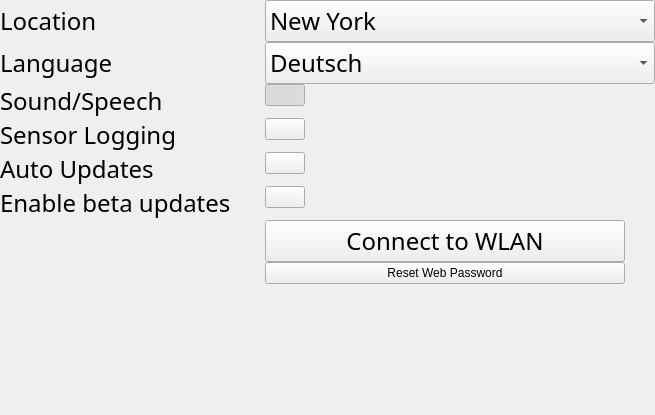
             <widget class="QWidget" name="general_scroll_widgets">
              <property name="geometry">
               <rect>
                <x>0</x>
                <y>0</y>
                <width>655</width>
                <height>415</height>
               </rect>
              </property>
              <layout class="QVBoxLayout" name="verticalLayout_3">
               <property name="spacing">
                <number>0</number>
               </property>
               <property name="leftMargin">
                <number>0</number>
               </property>
               <property name="topMargin">
                <number>0</number>
               </property>
               <property name="rightMargin">
                <number>0</number>
               </property>
               <property name="bottomMargin">
                <number>0</number>
               </property>
               <item>
                <layout class="QFormLayout" name="general_layout">
                 <property name="sizeConstraint">
                  <enum>QLayout::SetDefaultConstraint</enum>
                 </property>
                 <property name="fieldGrowthPolicy">
                  <enum>QFormLayout::AllNonFixedFieldsGrow</enum>
                 </property>
                 <property name="rowWrapPolicy">
                  <enum>QFormLayout::WrapLongRows</enum>
                 </property>
                 <property name="horizontalSpacing">
                  <number>15</number>
                 </property>
                 <property name="topMargin">
                  <number>0</number>
                 </property>
                 <property name="rightMargin">
                  <number>0</number>
                 </property>
                 <item row="0" column="0">
                  <widget class="QLabel" name="location_label">
                   <property name="sizePolicy">
                    <sizepolicy hsizetype="Preferred" vsizetype="Preferred">
                     <horstretch>0</horstretch>
                     <verstretch>0</verstretch>
                    </sizepolicy>
                   </property>
                   <property name="minimumSize">
                    <size>
                     <width>250</width>
                     <height>0</height>
                    </size>
                   </property>
                   <property name="maximumSize">
                    <size>
                     <width>400</width>
                     <height>16777215</height>
                    </size>
                   </property>
                   <property name="font">
                    <font>
                     <family>Franzo</family>
                     <pointsize>18</pointsize>
                    </font>
                   </property>
                   <property name="text">
                    <string>Location</string>
                   </property>
                  </widget>
                 </item>
                 <item row="0" column="1">
                  <widget class="QComboBox" name="location_combo_box">
                   <property name="font">
                    <font>
                     <family>Franzo</family>
                     <pointsize>18</pointsize>
                    </font>
                   </property>
                   <item>
                    <property name="text">
                     <string>New York</string>
                    </property>
                   </item>
                  </widget>
                 </item>
                 <item row="1" column="0">
                  <widget class="QLabel" name="lang_label">
                   <property name="font">
                    <font>
                     <family>Franzo</family>
                     <pointsize>18</pointsize>
                    </font>
                   </property>
                   <property name="text">
                    <string>Language</string>
                   </property>
                  </widget>
                 </item>
                 <item row="1" column="1">
                  <widget class="QComboBox" name="lang_cbox">
                   <property name="font">
                    <font>
                     <family>Franzo</family>
                     <pointsize>18</pointsize>
                    </font>
                   </property>
                   <item>
                    <property name="text">
                     <string>Deutsch</string>
                    </property>
                   </item>
                   <item>
                    <property name="text">
                     <string>English</string>
                    </property>
                   </item>
                   <item>
                    <property name="text">
                     <string>Magyar</string>
                    </property>
                   </item>
                  </widget>
                 </item>
                 <item row="2" column="0">
                  <widget class="QLabel" name="sound_enable_label">
                   <property name="font">
                    <font>
                     <family>Franzo</family>
                     <pointsize>18</pointsize>
                    </font>
                   </property>
                   <property name="text">
                    <string>Sound/Speech</string>
                   </property>
                  </widget>
                 </item>
                 <item row="2" column="1">
                  <widget class="AnimatedToggle" name="sound_enable_toggle">
                   <property name="sizePolicy">
                    <sizepolicy hsizetype="Fixed" vsizetype="Fixed">
                     <horstretch>0</horstretch>
                     <verstretch>0</verstretch>
                    </sizepolicy>
                   </property>
                   <property name="layoutDirection">
                    <enum>Qt::LeftToRight</enum>
                   </property>
                   <property name="text">
                    <string/>
                   </property>
                   <property name="checkable">
                    <bool>true</bool>
                   </property>
                   <property name="checked">
                    <bool>true</bool>
                   </property>
                  </widget>
                 </item>
                 <item row="3" column="0">
                  <widget class="QLabel" name="sensor_logging_label">
                   <property name="font">
                    <font>
                     <family>Franzo</family>
                     <pointsize>18</pointsize>
                    </font>
                   </property>
                   <property name="text">
                    <string>Sensor Logging</string>
                   </property>
                   <property name="wordWrap">
                    <bool>true</bool>
                   </property>
                  </widget>
                 </item>
                 <item row="3" column="1">
                  <widget class="AnimatedToggle" name="sensor_logging_enable_toggle">
                   <property name="sizePolicy">
                    <sizepolicy hsizetype="Fixed" vsizetype="Fixed">
                     <horstretch>0</horstretch>
                     <verstretch>0</verstretch>
                    </sizepolicy>
                   </property>
                   <property name="maximumSize">
                    <size>
                     <width>16777215</width>
                     <height>16777215</height>
                    </size>
                   </property>
                   <property name="layoutDirection">
                    <enum>Qt::LeftToRight</enum>
                   </property>
                   <property name="text">
                    <string/>
                   </property>
                   <property name="checked">
                    <bool>false</bool>
                   </property>
                  </widget>
                 </item>
                 <item row="4" column="0">
                  <widget class="QLabel" name="auto_updater_enable_label">
                   <property name="font">
                    <font>
                     <family>Franzo</family>
                     <pointsize>18</pointsize>
                    </font>
                   </property>
                   <property name="text">
                    <string>Auto Updates</string>
                   </property>
                  </widget>
                 </item>
                 <item row="4" column="1">
                  <widget class="AnimatedToggle" name="auto_updater_enable_toggle">
                   <property name="sizePolicy">
                    <sizepolicy hsizetype="Fixed" vsizetype="Fixed">
                     <horstretch>0</horstretch>
                     <verstretch>0</verstretch>
                    </sizepolicy>
                   </property>
                   <property name="maximumSize">
                    <size>
                     <width>16777215</width>
                     <height>16777215</height>
                    </size>
                   </property>
                   <property name="layoutDirection">
                    <enum>Qt::LeftToRight</enum>
                   </property>
                   <property name="text">
                    <string/>
                   </property>
                   <property name="checked">
                    <bool>false</bool>
                   </property>
                  </widget>
                 </item>
                 <item row="5" column="0">
                  <widget class="QLabel" name="updater_beta_channel_label">
                   <property name="font">
                    <font>
                     <family>Franzo</family>
                     <pointsize>18</pointsize>
                    </font>
                   </property>
                   <property name="text">
                    <string>Enable beta updates</string>
                   </property>
                   <property name="wordWrap">
                    <bool>true</bool>
                   </property>
                  </widget>
                 </item>
                 <item row="5" column="1">
                  <widget class="AnimatedToggle" name="updater_beta_channel_toggle">
                   <property name="sizePolicy">
                    <sizepolicy hsizetype="Fixed" vsizetype="Fixed">
                     <horstretch>0</horstretch>
                     <verstretch>0</verstretch>
                    </sizepolicy>
                   </property>
                   <property name="maximumSize">
                    <size>
                     <width>16777215</width>
                     <height>16777215</height>
                    </size>
                   </property>
                   <property name="layoutDirection">
                    <enum>Qt::LeftToRight</enum>
                   </property>
                   <property name="text">
                    <string/>
                   </property>
                   <property name="checked">
                    <bool>false</bool>
                   </property>
                  </widget>
                 </item>
                 <item row="6" column="1">
                  <widget class="QPushButton" name="connect_wlan_button">
                   <property name="sizePolicy">
                    <sizepolicy hsizetype="MinimumExpanding" vsizetype="Fixed">
                     <horstretch>0</horstretch>
                     <verstretch>0</verstretch>
                    </sizepolicy>
                   </property>
                   <property name="minimumSize">
                    <size>
                     <width>160</width>
                     <height>25</height>
                    </size>
                   </property>
                   <property name="maximumSize">
                    <size>
                     <width>360</width>
                     <height>50</height>
                    </size>
                   </property>
                   <property name="font">
                    <font>
                     <family>Franzo</family>
                     <pointsize>18</pointsize>
                    </font>
                   </property>
                   <property name="text">
                    <string>Connect to WLAN</string>
                   </property>
                  </widget>
                 </item>
                 <item row="7" column="1">
                  <widget class="QPushButton" name="reset_pw_button">
                   <property name="maximumSize">
                    <size>
                     <width>360</width>
                     <height>16777215</height>
                    </size>
                   </property>
                   <property name="text">
                    <string>Reset Web Password</string>
                   </property>
                  </widget>
                 </item>
                </layout>
               </item>
              </layout>
             </widget>
